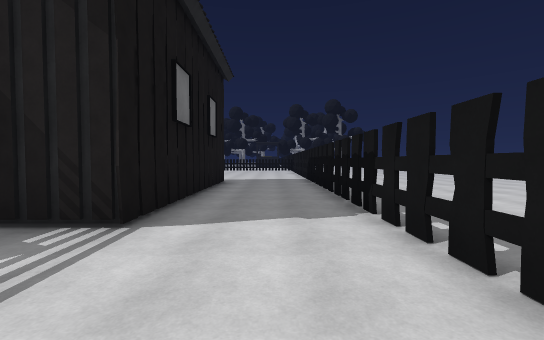
view 1 (above)

13 first-person views from a walk through a Unity game level. The camera is 1.5 m above the floor, tilts 2° down and sees 90° across. The floor is counted in squares, 2 m on a side. Each view is taken from the middle of a square. On the plan, view 1 faces up. The plan holds only what a view shows up to about 10 squares ahead; the rest is blank. The place goes on beyond the plan. Some animated figures are not drawn. Surface patterns are stand-ins for the level's own textures.

view 2
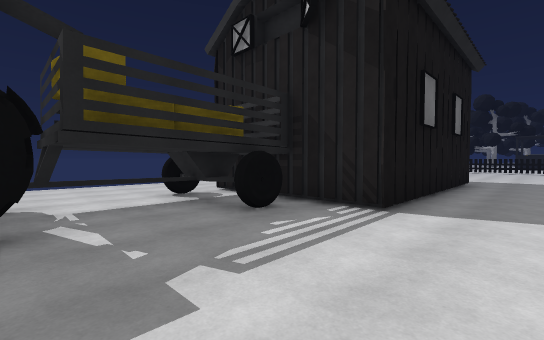

view 3
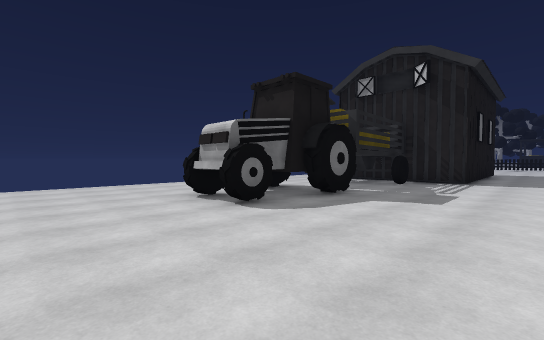

view 4
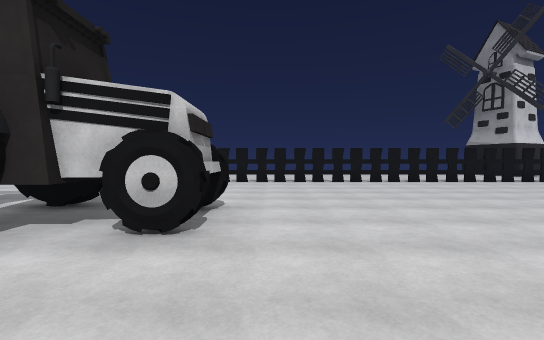

view 5
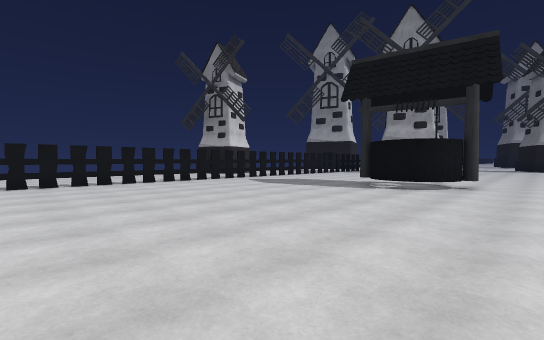

view 6
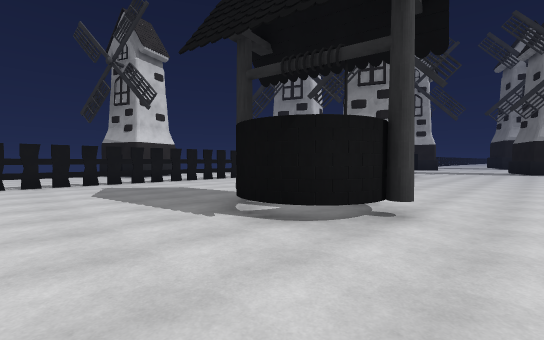

view 7
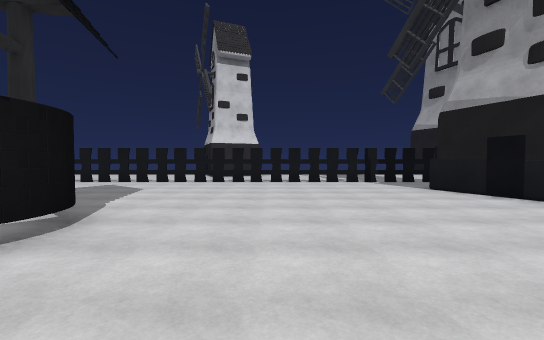

view 8
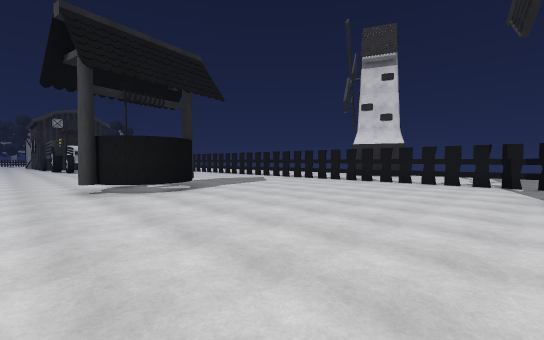

view 9
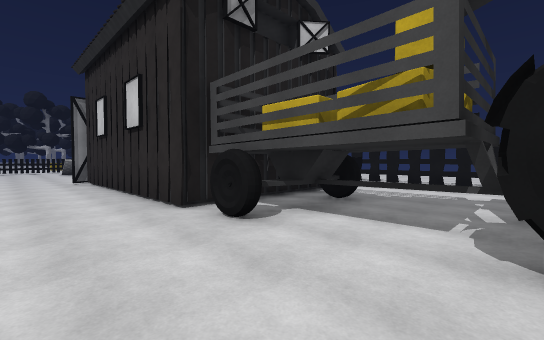

view 10
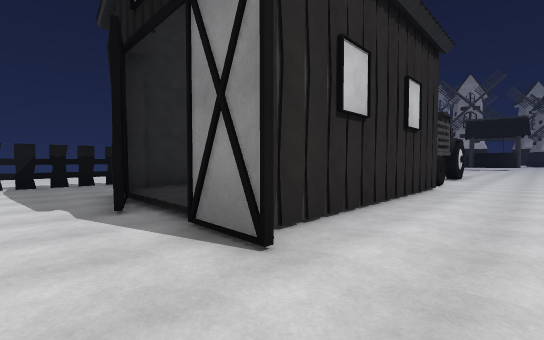

view 11
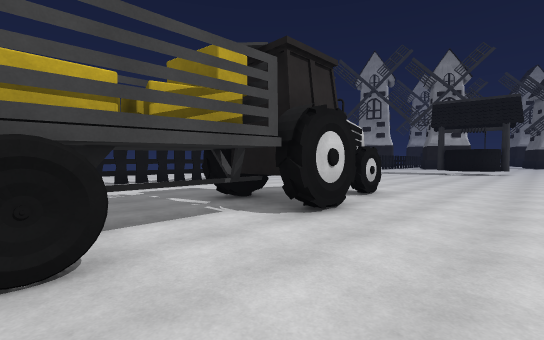

view 12
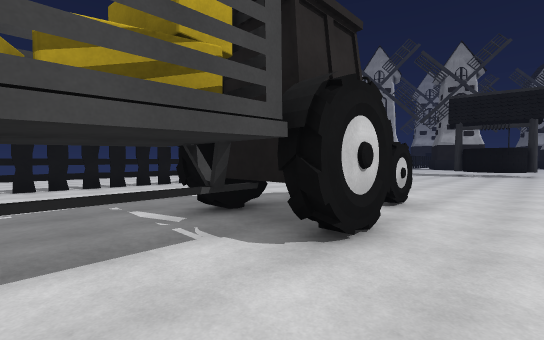

view 13
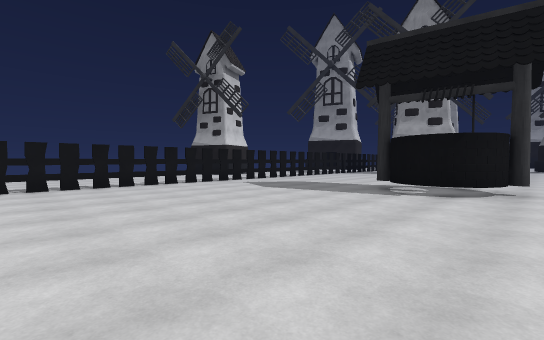

### Floor plan
Key: @ floor where view 1 was taken; # wall or solid block; . main floor; : floor 0.5 m higher than the main floor; = window, fence, low wall or low ledge; T thing the floor can be seen under or through.
Columns run from 8 left of view 1 to 7 right of it. Each row starts with its distance up from view 1.
 11 .........#.....
 10 .....#...#.....
  9 ..##:##..#......
  8 ..#   #..#  ....
  7 ..#   #..#. ....
  6 ..#   #..#.....
  5 ..#   #..#....
  4 ..#   #..#...
  3 ..#####..#.
  2 ..####...#.
  1 ....#....#....
  0 ....=...@#....
 -1 ...TT....#....
 -2 ...TT....#...
 -3 ...TT....#.
 -4 ...##....#.
 -5 .........#
 -6 .........#.
 -7 .........#....
 -8 .........#....
 -9 .........#....
-10 .........#....
-11 .........#..
-12 .........#....
-13 .........#....
-14 .........#...
-15 ..###....#..
-16 ..###....#.
-17 .........#
-18 .........#
-19 .........#.
-20 .........#..
-21 .........#...
-22 .........#....
-23 .........#....

Positions as (right, up) in squares from view 1, and headings:
1: (0, 0), facing up
2: (0, -1), facing up-left
3: (0, -7), facing up-left
4: (-8, -5), facing right
5: (-8, -7), facing down-right
6: (-8, -12), facing down-right
7: (-8, -19), facing right
8: (-8, -23), facing up-right
9: (-8, -1), facing up-right
10: (-8, 11), facing down-right
11: (-8, 2), facing down-right
12: (-7, 1), facing down-right
13: (-7, -8), facing down-right
